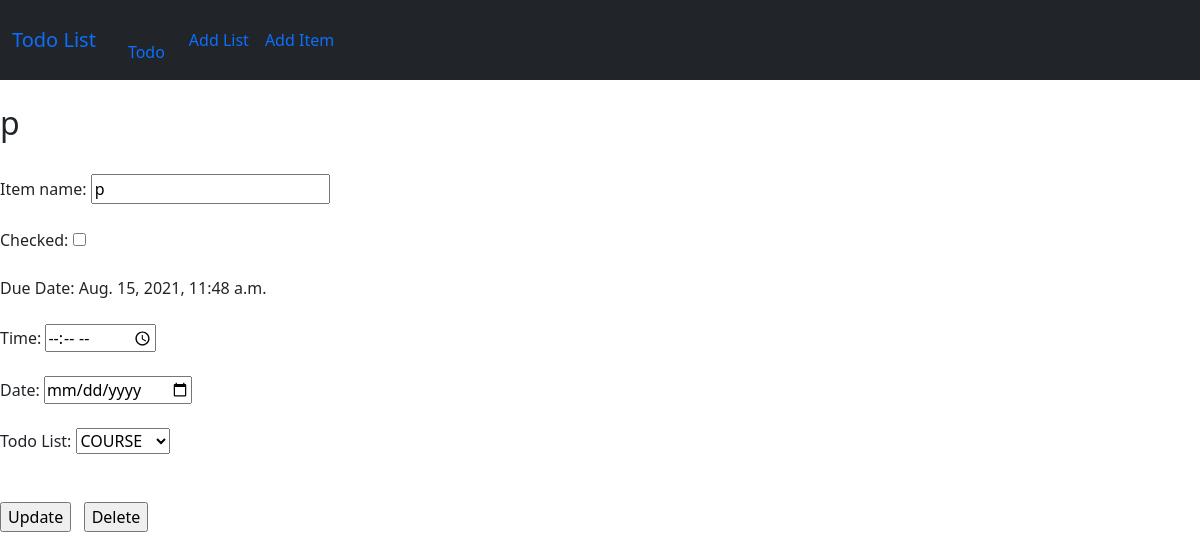
/todo/20/97/, run on the app's committed database.
### todo/models.py (models this page shows, shortened)
class TodoItem(models.Model):
    now=datetime.datetime.now()
    title = models.CharField(max_length=100)
    checked = models.BooleanField(default=False)
    due_date= models.DateTimeField(default=now)
    todo_list = models.ForeignKey(to=TodoList, on_delete=models.CASCADE)
    class Meta:
        constraints = [
            models.UniqueConstraint(fields=['title', 'todo_list'], name='name of constraint')
        ]

### todo/views.py (the view, shortened to what this page needs)
# urls.py: path('<int:list_id>/<int:item_id>/',item,name='item_details'),
def item(request,list_id,item_id):
    if request.method == "GET":
        try:
            todolist = TodoList.objects.get(id=list_id)
        except:
            raise Http404("This List Does not exist")
        try:
            todoitem=TodoItem.objects.get(id=item_id)
        except:
            raise Http404("This Item Does not exist")
        lists = TodoList.objects.all()
        context = {
        'todolist': todolist,
        'todoitem': todoitem,
        'todolists':lists,
        }
        return render(request, 'todo/item.html',context)

### todo/models.py (called while the page is built)
    def __str__(self):
        return f"{self.list_name}"

### todo/templates/todo/item.html (shortened to what this page needs)
{% extends 'base.html' %}
{% block content %}
    <h2>{{todoitem.title}}</h2>
    <form action="{% url 'todo:item_details' todolist.id todoitem.id %}" method="POST">
        <fieldset>
            <br>
            Item name: <input type="text" name="item" id="item" value={{todoitem.title}}>
            <br><br>
            {% if todoitem.checked == True %}
            Checked: <input type="checkbox" name="check" id="check" value=True checked><br><br>
            {% else %}
            Checked: <input type="checkbox" name="check" id="check" value=True><br><br>
            {% endif %}
            Due Date:&nbsp{{todoitem.due_date}}<br><br>
            Time:&nbsp<input type="time" name="time" id="time"><br><br>
            Date:&nbsp<input type="date" name="date" id="date"><br><br>
            Todo List: <select name="todolist" id="todolist">
                {% for todo_list in todolists %}
                    {% if todo_list.id == todolist.id %}
                    <option value={{todo_list.id}} selected>{{todo_list}}</option>
                    {% else %}
                    <option value={{todo_list.id}}>{{todo_list}}</option>
                    {% endif %}
                {% endfor %}
            </select>
            <br><br><br>
            <input type="submit" name="update" value="Update">
            <input type="submit" name="delete" value="Delete">
        </fieldset>
    </form>
{% endblock %}

### data on the page
TodoItem: title "p", item "p", due_date "Aug. 15, 2021, 11:48 a.m."

### other printed values
form field todolist "COURSE"
